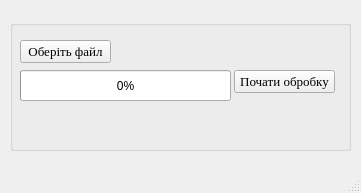
<?xml version="1.0" encoding="UTF-8"?>
<ui version="4.0">
 <class>MainWindow</class>
 <widget class="QMainWindow" name="MainWindow">
  <property name="geometry">
   <rect>
    <x>0</x>
    <y>0</y>
    <width>361</width>
    <height>193</height>
   </rect>
  </property>
  <property name="windowTitle">
   <string>MainWindow</string>
  </property>
  <widget class="QWidget" name="centralwidget">
   <widget class="QGroupBox" name="groupBox">
    <property name="geometry">
     <rect>
      <x>10</x>
      <y>20</y>
      <width>341</width>
      <height>131</height>
     </rect>
    </property>
    <property name="title">
     <string/>
    </property>
    <widget class="QProgressBar" name="progressBar_vw">
     <property name="geometry">
      <rect>
       <x>10</x>
       <y>50</y>
       <width>211</width>
       <height>31</height>
      </rect>
     </property>
     <property name="value">
      <number>0</number>
     </property>
    </widget>
    <widget class="QPushButton" name="Open_file_vw">
     <property name="geometry">
      <rect>
       <x>10</x>
       <y>20</y>
       <width>91</width>
       <height>23</height>
      </rect>
     </property>
     <property name="font">
      <font>
       <family>Times New Roman</family>
       <pointsize>10</pointsize>
      </font>
     </property>
     <property name="text">
      <string>Оберіть файл</string>
     </property>
    </widget>
    <widget class="QLabel" name="name_file_vw">
     <property name="geometry">
      <rect>
       <x>130</x>
       <y>20</y>
       <width>171</width>
       <height>16</height>
      </rect>
     </property>
     <property name="text">
      <string/>
     </property>
    </widget>
    <widget class="QPushButton" name="RUN_vw">
     <property name="geometry">
      <rect>
       <x>224</x>
       <y>50</y>
       <width>101</width>
       <height>23</height>
      </rect>
     </property>
     <property name="font">
      <font>
       <family>Times New Roman</family>
       <pointsize>10</pointsize>
       <weight>50</weight>
       <bold>false</bold>
      </font>
     </property>
     <property name="text">
      <string>Почати обробку</string>
     </property>
    </widget>
   </widget>
  </widget>
  <widget class="QMenuBar" name="menubar">
   <property name="geometry">
    <rect>
     <x>0</x>
     <y>0</y>
     <width>361</width>
     <height>21</height>
    </rect>
   </property>
  </widget>
  <widget class="QStatusBar" name="statusbar"/>
 </widget>
 <resources/>
 <connections/>
</ui>
